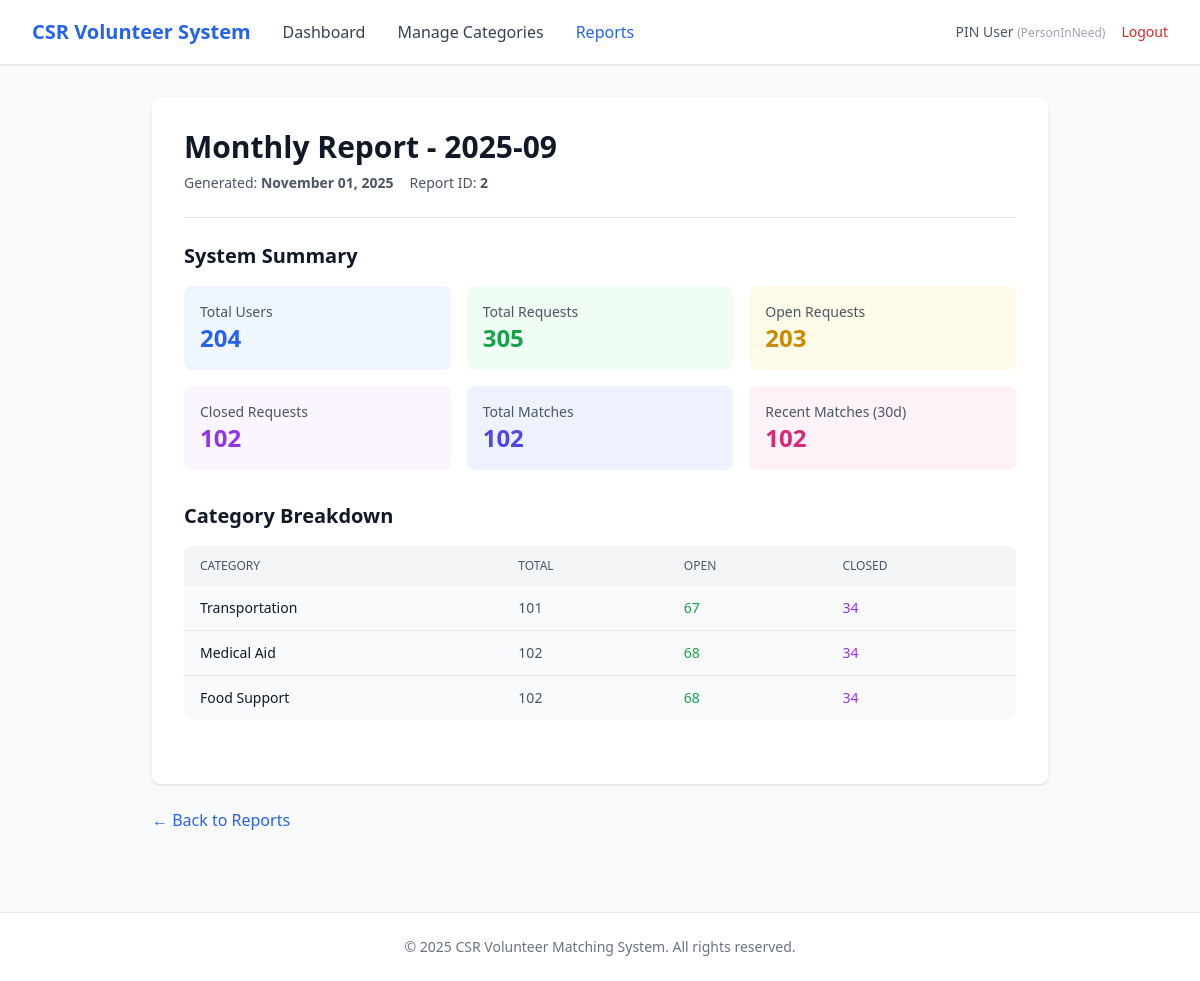
Page /pm/reports/2 (signed in) on the committed database.
### app/entity/user_account.py (models this page shows, shortened)
class UserAccount(UserMixin, db.Model):
    __tablename__ = "user_accounts"
    userID = db.Column(db.Integer, primary_key=True, autoincrement=True)  # explicit auto increment
    name = db.Column(db.String(100), nullable=False)
    email = db.Column(db.String(120), nullable=False, unique=True, index=True)
    _password = db.Column("password", db.String(255), nullable=False)
    age = db.Column(db.Integer)
    phoneNumber = db.Column(db.String(20))
    isActive = db.Column(db.Boolean, default=True)
    profileID = db.Column(db.Integer, db.ForeignKey("user_profiles.profileID"), nullable=False)
    profile = db.relationship("UserProfile", back_populates="users", lazy=True)
    @property
    def password(self):
        raise AttributeError("Password is write-only.")
    @password.setter
    def password(self, raw):
        self._password = generate_password_hash(raw)

### app/entity/user_profile.py (models this page shows)
class UserProfile(db.Model):
    __tablename__ = "user_profiles"
    profileID   = db.Column(db.Integer, primary_key=True, autoincrement=True)  # explicit auto increment
    profileName = db.Column(db.String(50), nullable=False, unique=True)
    description = db.Column(db.String(255))
    isActive    = db.Column(db.Boolean, default=True)
    users = db.relationship("UserAccount", back_populates="profile", lazy=True)

### app/entity/report.py (models this page shows)
class Report(db.Model):
    __tablename__ = "reports"
    reportID    = db.Column(db.Integer, primary_key=True)
    reportTitle = db.Column(db.String(255), nullable=False)
    reportType  = db.Column(db.String(50), nullable=False)
    generatedBy = db.Column(db.Integer, db.ForeignKey("user_accounts.userID"), nullable=False)
    reportData  = db.Column(db.Text)
    period      = db.Column(db.String(50))
    generatedAt = db.Column(db.DateTime, default=db.func.now(), nullable=False)

### app/boundary/routes.py (the view)
@boundary_bp.route("/pm/reports/<int:report_id>")
@login_required
def pm_view_report(report_id):
    from app.entity.report import Report
    import json
    report = Report.query.get_or_404(report_id)
    content = json.loads(report.reportData)
    return render_template("pm/view_report.html", report=report, content=content)

### app/entity/user_account.py (called while the page is built)
@login_manager.user_loader
def load_user(user_id):
    return UserAccount.query.get(int(user_id))

### app/templates/pm/view_report.html (shortened to what this page needs)
{% extends "base.html" %}
{% block nav_links %}
<a href="{{ url_for('boundary.pm_dashboard') }}" class="text-gray-700 hover:text-primary">Dashboard</a>
<a href="{{ url_for('boundary.pm_categories') }}" class="text-gray-700 hover:text-primary">Manage Categories</a>
<a href="{{ url_for('boundary.pm_reports') }}" class="text-primary font-medium">Reports</a>
{% endblock %}
{% block content %}
<div class="max-w-4xl mx-auto">
    <div class="bg-white rounded-lg shadow p-8">
        <div class="mb-6 pb-6 border-b border-gray-200">
            <h1 class="text-3xl font-bold text-gray-900 mb-2">
                {{ report.reportType|capitalize }} Report - {{ report.period }}
            </h1>
            <div class="flex gap-4 text-sm text-gray-600">
                <span>Generated: <strong>{{ report.generatedAt.strftime('%B %d, %Y') }}</strong></span>
                <span>Report ID: <strong>{{ report.reportID }}</strong></span>
            </div>
        </div>
        {% if content.summary %}
        <div class="mb-8">
            <h2 class="text-xl font-bold text-gray-900 mb-4">System Summary</h2>
            <div class="grid grid-cols-2 md:grid-cols-3 gap-4">
                <div class="bg-blue-50 rounded-lg p-4">
                    <p class="text-sm text-gray-600">Total Users</p>
                    <p class="text-2xl font-bold text-blue-600">{{ content.summary.total_users }}</p>
                </div>
                <div class="bg-green-50 rounded-lg p-4">
                    <p class="text-sm text-gray-600">Total Requests</p>
                    <p class="text-2xl font-bold text-green-600">{{ content.summary.total_requests }}</p>
                </div>
                <div class="bg-yellow-50 rounded-lg p-4">
                    <p class="text-sm text-gray-600">Open Requests</p>
                    <p class="text-2xl font-bold text-yellow-600">{{ content.summary.open_requests }}</p>
                </div>
                <div class="bg-purple-50 rounded-lg p-4">
                    <p class="text-sm text-gray-600">Closed Requests</p>
                    <p class="text-2xl font-bold text-purple-600">{{ content.summary.closed_requests }}</p>
                </div>
                <div class="bg-indigo-50 rounded-lg p-4">
                    <p class="text-sm text-gray-600">Total Matches</p>
                    <p class="text-2xl font-bold text-indigo-600">{{ content.summary.total_matches }}</p>
                </div>
                <div class="bg-pink-50 rounded-lg p-4">
                    <p class="text-sm text-gray-600">Recent Matches (30d)</p>
                    <p class="text-2xl font-bold text-pink-600">{{ content.summary.recent_matches_30_days }}</p>
                </div>
            </div>
        </div>
        {% endif %}
        {% if content.category_breakdown %}
        <div class="mb-8">
            <h2 class="text-xl font-bold text-gray-900 mb-4">Category Breakdown</h2>
            <div class="bg-gray-50 rounded-lg overflow-hidden">
                <table class="min-w-full">
                    <thead class="bg-gray-100">
                        <tr>
                            <th class="px-4 py-3 text-left text-xs font-medium text-gray-600 uppercase">Category</th>
                            <th class="px-4 py-3 text-left text-xs font-medium text-gray-600 uppercase">Total</th>
                            <th class="px-4 py-3 text-left text-xs font-medium text-gray-600 uppercase">Open</th>
                            <th class="px-4 py-3 text-left text-xs font-medium text-gray-600 uppercase">Closed</th>
                        </tr>
                    </thead>
                    <tbody class="divide-y divide-gray-200">
                        {% for category_name, stats in content.category_breakdown.items() %}
                        <tr>
                            <td class="px-4 py-3 text-sm font-medium text-gray-900">{{ category_name }}</td>
                            <td class="px-4 py-3 text-sm text-gray-600">{{ stats.total_requests }}</td>
                            <td class="px-4 py-3 text-sm text-green-600">{{ stats.open_requests }}</td>
                            <td class="px-4 py-3 text-sm text-purple-600">{{ stats.closed_requests }}</td>
                        </tr>
                        {% endfor %}
                    </tbody>
                </table>
            </div>
        </div>
        {% endif %}
    </div>
    <div class="mt-6">
        <a href="{{ url_for('boundary.pm_reports') }}" class="text-primary hover:text-blue-700">
            ← Back to Reports
        </a>
    </div>
</div>
{% endblock %}

### app/templates/base.html (shortened to what this page needs)
<!DOCTYPE html>
<html lang="en">
<head>
    <script src="https://cdn.tailwindcss.com"></script>
</head>
<body class="bg-gray-50 min-h-screen">
    {% if current_user.is_authenticated %}
    <nav class="bg-white shadow-sm border-b border-gray-200">
        <div class="max-w-7xl mx-auto px-4 sm:px-6 lg:px-8">
            <div class="flex justify-between items-center h-16">
                <div class="flex items-center gap-8">
                    <a href="{{ url_for('boundary.login') }}" class="text-xl font-bold text-primary">
                        CSR Volunteer System
                    </a>
                    {% block nav_links %}{% endblock %}
                </div>
                <div class="flex items-center gap-4">
                    <span class="text-sm text-gray-600">
                        {{ current_user.name }}
                        <span class="text-xs text-gray-400">({{ current_user.profile.profileName }})</span>
                    </span>
                    <a href="{{ url_for('boundary.logout') }}" class="text-sm text-red-600 hover:text-red-700">
                        Logout
                    </a>
                </div>
            </div>
        </div>
    </nav>
    {% endif %}
    <main class="max-w-7xl mx-auto px-4 sm:px-6 lg:px-8 py-8">
        {% block content %}{% endblock %}
    </main>
    <footer class="bg-white border-t border-gray-200 mt-12">
        <div class="max-w-7xl mx-auto px-4 sm:px-6 lg:px-8 py-6">
            <p class="text-center text-sm text-gray-500">
                &copy; 2025 CSR Volunteer Matching System. All rights reserved.
            </p>
        </div>
    </footer>
</body>
</html>

### rows in the picture
UserAccount: name "PIN User"
UserProfile: profile.profileName "PersonInNeed"
Report: reportType "Monthly", period "2025-09", generatedAt "November 01, 2025", reportID "2"

### other values in the picture
{{ content.summary.total_users }} "204"
{{ content.summary.total_requests }} "305"
{{ content.summary.open_requests }} "203"
{{ content.summary.closed_requests }} "102"
{{ content.summary.total_matches }} "102"
{{ content.summary.recent_matches_30_days }} "102"
{{ category_name }} "Transportation" "Medical Aid" "Food Support"
{{ stats.total_requests }} "101" "102" "102"
{{ stats.open_requests }} "67" "68" "68"
{{ stats.closed_requests }} "34" "34" "34"
